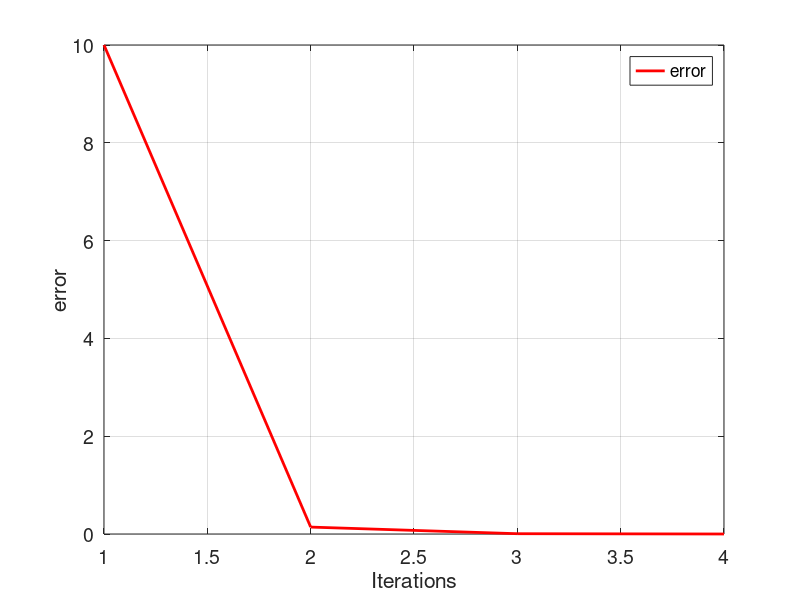

This figure's MATLAB source:
I=0.6
i=1
e(i)=10


while(e(i) > 0.0001)
    if (i == 1)
        x(i) = I;
    end
    fx = log((x(i)^2)+1)-exp(x(i)/2)*cos(pi*x(i))
    fp_x = ((2*x(i))/((x(i)^2)+1))-(((exp(x(i)/2))*cos(pi*x(i)))/2)+((pi*exp(x(i)/2))*sin(pi*x(i)))
    x(i+1)= (x(i))-(fx / fp_x)
    i= i+1;
    
     

   
    e(i) = abs(x(i-1)-x(i));
    
    if (e(i) > 50);
        break;
    end
end

tamanio = size(e);
ite= 1:1:tamanio(2);

figure ('DefaultAxesFontsize', 14)
set (gcf, 'color', 'white');
plot(ite,e,'color',[1 0 0],'LineWidth',2);
grid on
hold on
xlabel('Iterations')
ylabel('error')
legend ('error')